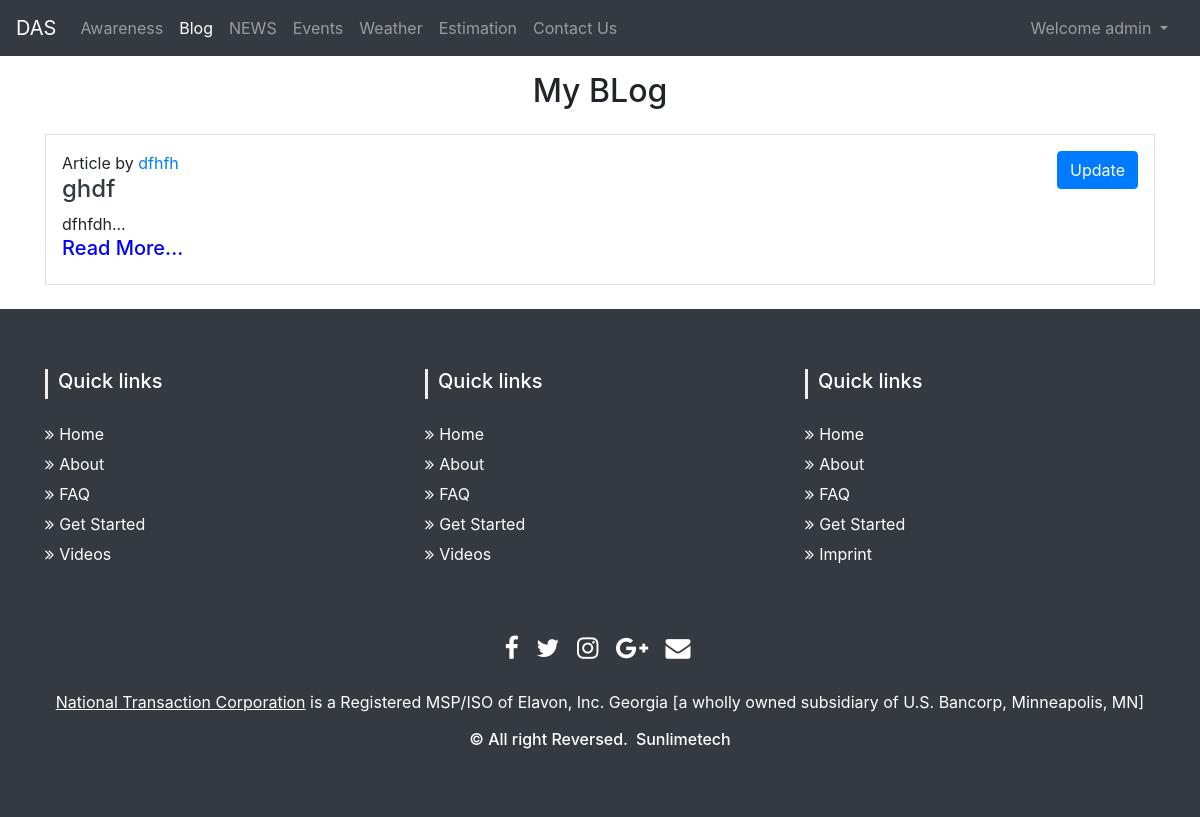
Before: /myblogs/admin (signed in) with the older database file.
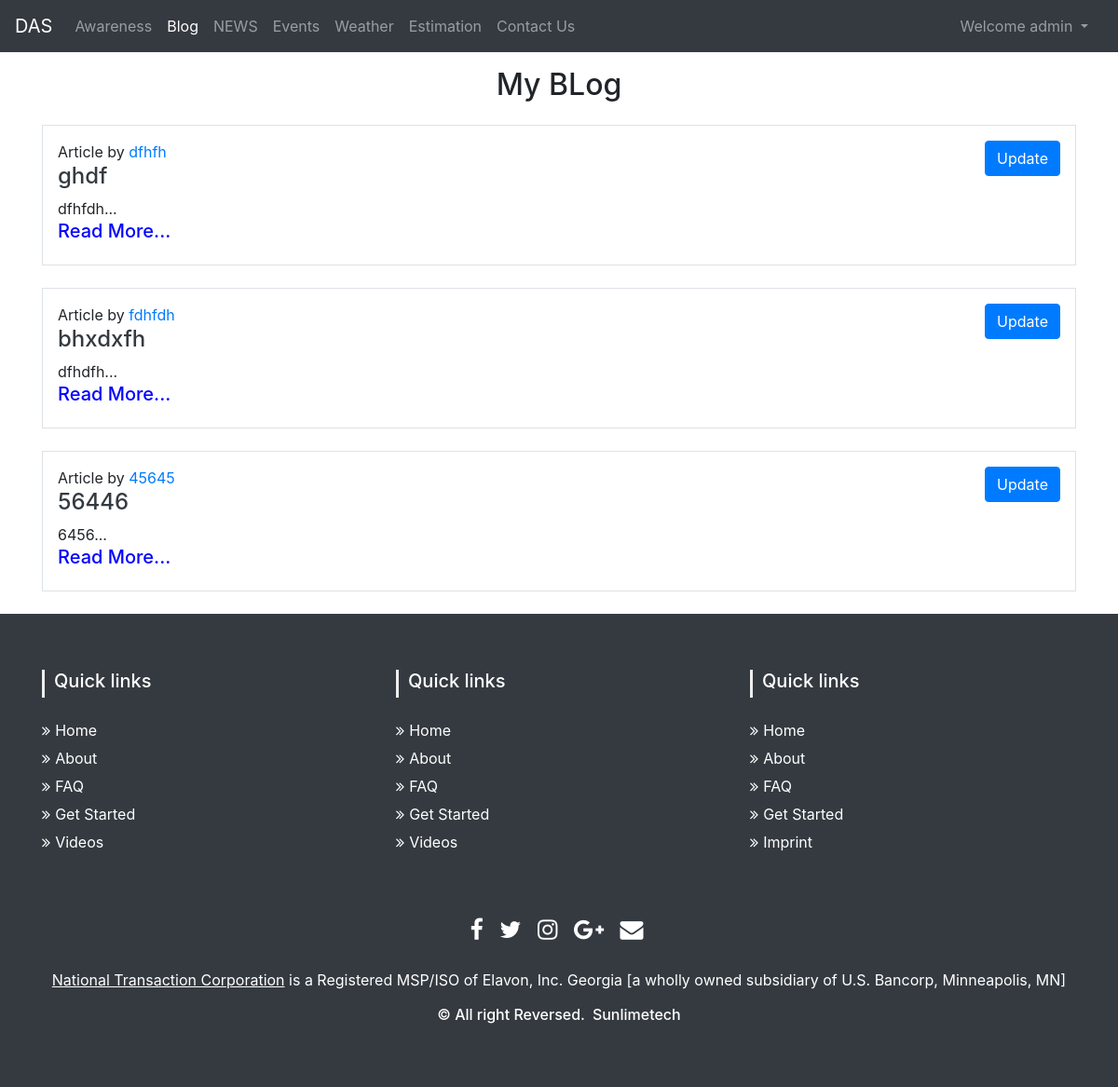
After: the same page with the newer database file.
### fyp/models.py (models this page shows, shortened)
class Blog(models.Model):
    sno = models.AutoField(primary_key=True)
    title = models.CharField(max_length=200)
    content = RichTextField(null=True)
    short_desc = models.CharField(max_length=300, default="")
    slug = models.CharField(max_length=100)
    time = models.DateTimeField(auto_now_add=True)
    author = models.CharField(max_length=20, default="")
    username = models.CharField(max_length=20, default="")

### fyp/views.py (the view)
# urls.py: path('myblogs/<str:username>', views.myblogs, name='myblogs'),
def myblogs(request,username):
    blogs = Blog.objects.filter(username=username)
    context={'blogs':blogs}
    return render(request, 'myblogs.html',context)

### templates/myblogs.html (shortened to what this page needs)
{% extends 'base.html' %}
{% block blogactive %}active{% endblock blogactive %}
{% block body %}
{% if user.is_authenticated %}
<div class="container">
  <h2 class="text-center my-3">My BLog</h2>
{% for blog in blogs %}
  <div class="my-4 p-3 border">
    <a class="btn btn-primary my-2 my-sm-0" style="float:right;" href="/blogupdate/{{blog.title}}" role="button">Update</a>
    <p class="mb-0 "> Article by <a href="#">{{blog.author}}</a></p>
    <h4 class="text-dark"> <a href="/blogpost/{{blog.slug}}" class="text-dark">{{blog.title}}</a></h4>
    <div>
      {{blog.short_desc|slice:200}}...
    </div>
    <a href="/blogpost/{{blog.slug}}" class="text-dark"><h5 style="color: blue;">Read More...</h5></a>
  </div>
  {% endfor %}
</div>
{% endif %}
{% endblock body %}

Changed rows visible on the page:
added Blog: author "fdhfdh", title "bhxdxfh", short_desc "dfhdfh"
added Blog: author "45645", title "56446", short_desc "6456"
